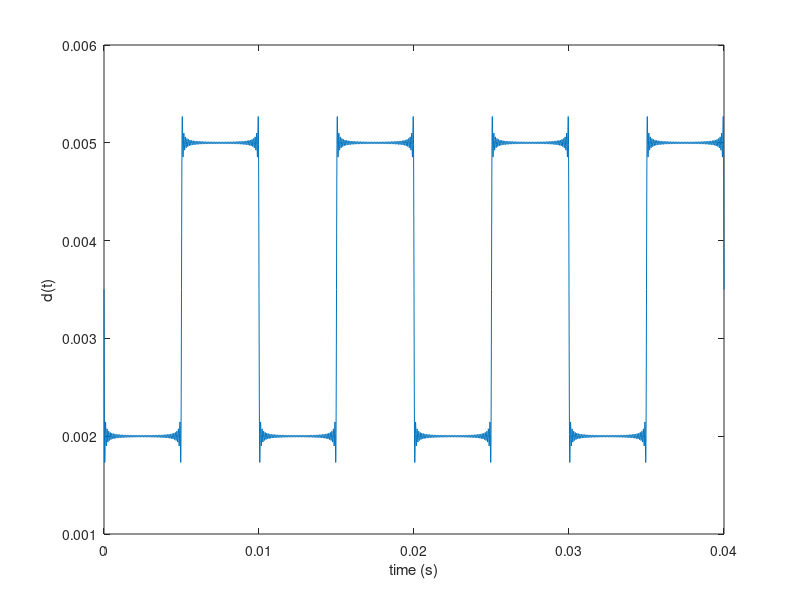

MATLAB code to generate this figure:
t = 0:0.01e-3:40e-3;
sumA = 0; %cos terms
sumB = 0; %sin terms
an = 0; 
for n=1:100
    A = an * cos(200*pi*n*t);
    sumA = sumA + A;
    bn = ((-0.6+0.6*((-1)^n))/(200*pi*n));
    B = bn*sin(200*pi*n*t);
    sumB = sumB + B;
end
d = 0.0035 + sumA + sumB; %Fourier Series
plot(t,d);
xlabel('time (s)');
ylabel('d(t)');